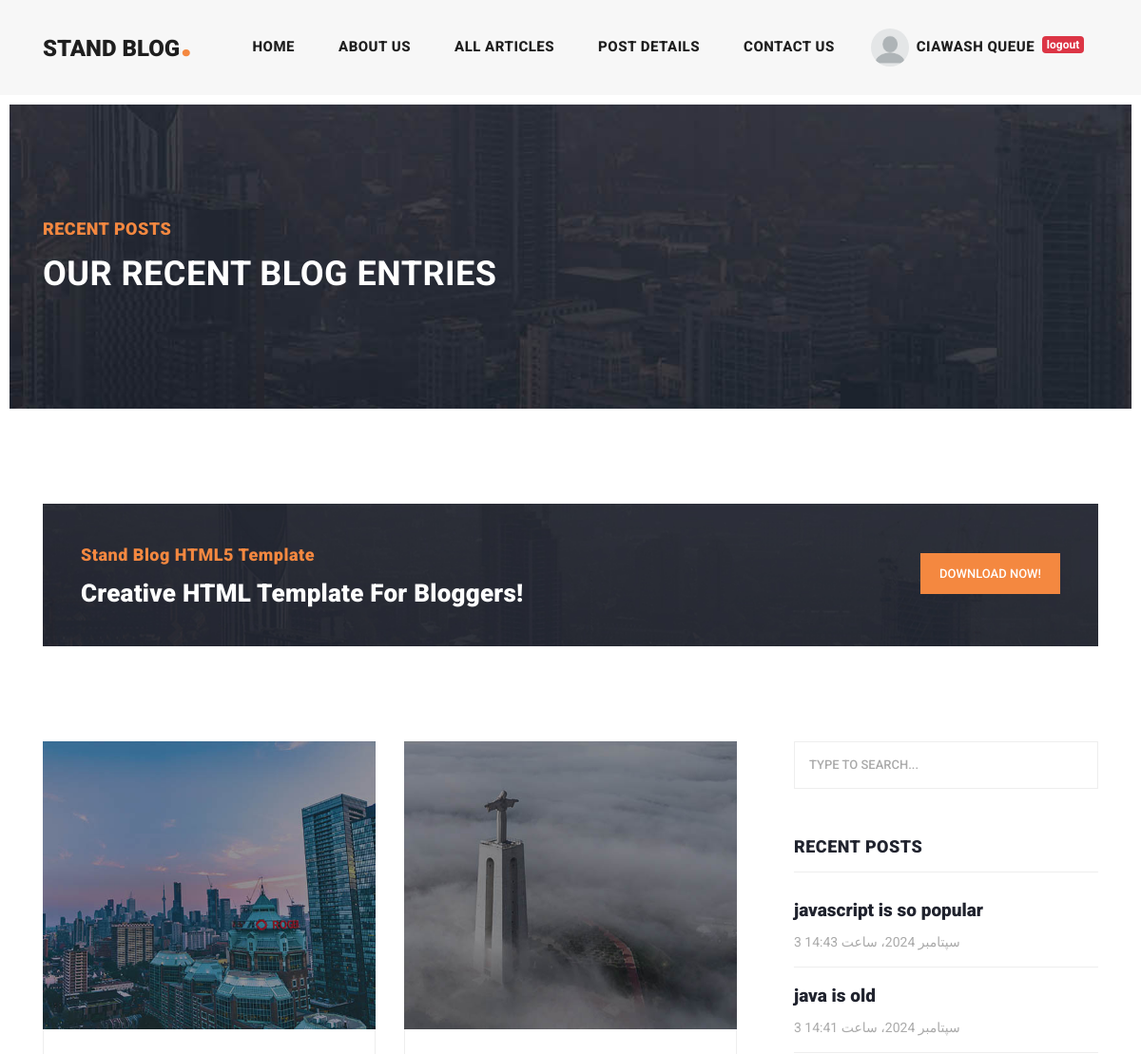
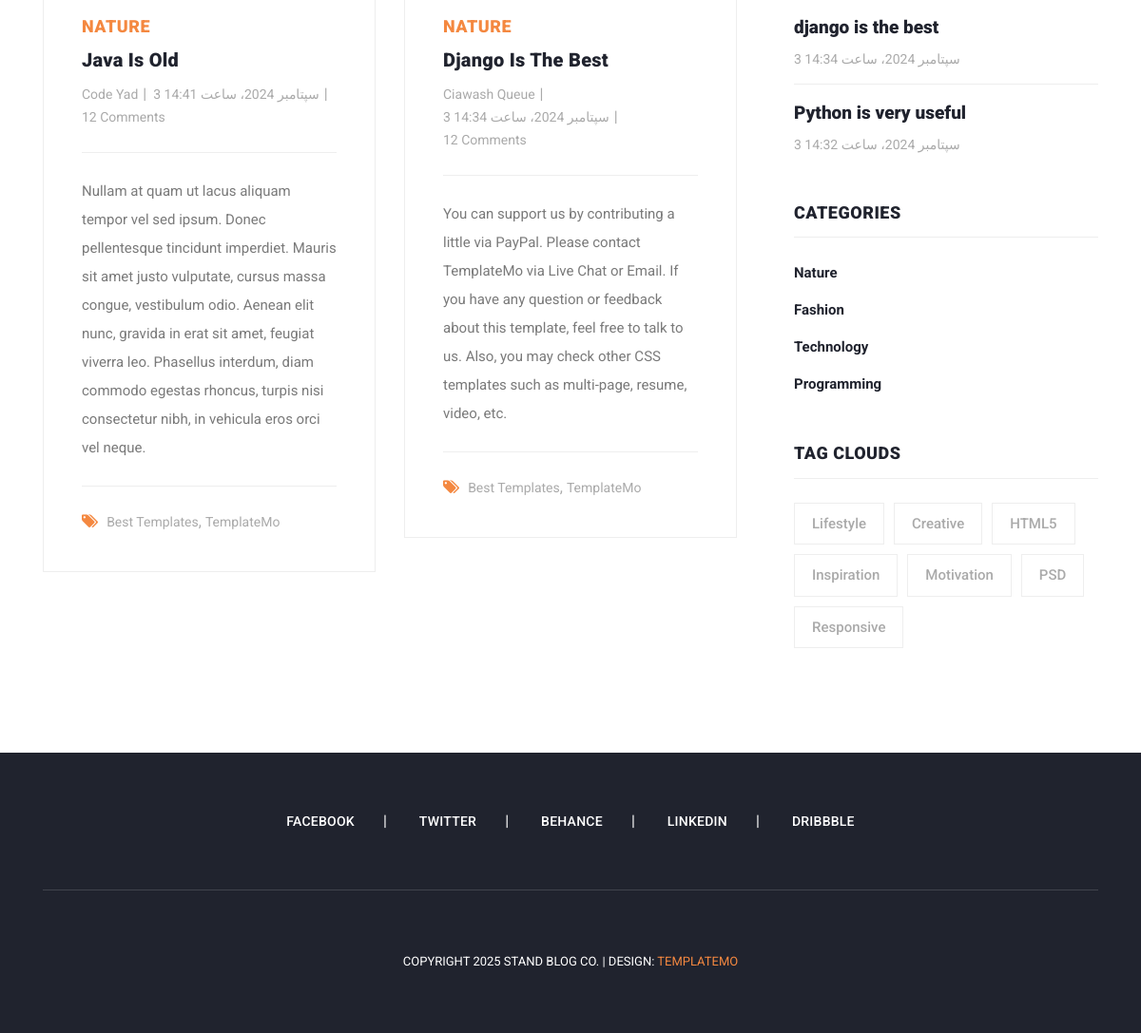
Screenshot of /articles/category/1 (signed in) with the database file from the repository (2 pictures, top to bottom).
### blog/models.py (models this page shows, shortened)
class Article(models.Model):
    author = models.ForeignKey(User, on_delete=models.CASCADE, related_name="articles")
    category = models.ManyToManyField(Category, related_name="articles")
    title = models.CharField(max_length=70, unique_for_date="pub_date")
    body = models.TextField()
    image = models.ImageField(upload_to="images/articles")
    created = models.DateTimeField(auto_now_add=True)
    updated = models.DateTimeField(auto_now=True)
    pub_date = models.DateTimeField(default=timezone.now())
    floatfield = models.FloatField(default=1)
    myfile = models.FileField(upload_to='test', null=True)
    status = models.BooleanField(default=True)
    published = models.BooleanField(default=True)
    slug = models.SlugField(blank=True, unique=True)
    objects = models.Manager()
    custom_manager = ArticleManager()
    class Meta:
        ordering = ("-created",)

class Category(models.Model):
    title = models.CharField(max_length=100)
    created = models.DateTimeField(auto_now_add=True)
    def __str__(self):
        return self.title

### blog/views.py (the view)
# urls.py: path('category/<int:pk>', views.category_detail, name="category_detail"),
def category_detail(request, pk=None):
    category = get_object_or_404(Category, id=pk)
    articles = category.articles.all()
    return render(request, "blog/articles_list.html", {"articles": articles})

### context_processors/context_processors.py (called while the page is built)
def recent_articles(request):
    recent_articles = Article.objects.order_by('-created')
    categories = Category.objects.all()
    return {"recent_articles": recent_articles, "categories": categories}

### blog/templates/blog/articles_list.html (shortened to what this page needs)
{% extends "home_app/base.html" %}
{% load static %}
{% block content %}
    <div class="heading-page header-text">
        <section class="page-heading">
          <div class="container">
            <div class="row">
              <div class="col-lg-12">
                <div class="text-content">
                  <h4>Recent Posts</h4>
                  <h2>Our Recent Blog Entries</h2>
                </div>
              </div>
            </div>
          </div>
        </section>
      </div>
      <section class="call-to-action">
        <div class="container">
          <div class="row">
            <div class="col-lg-12">
              <div class="main-content">
                <div class="row">
                  <div class="col-lg-8">
                    <span>Stand Blog HTML5 Template</span>
                    <h4>Creative HTML Template For Bloggers!</h4>
                  </div>
                  <div class="col-lg-4">
                    <div class="main-button">
                      <a href="https://templatemo.com/tm-551-stand-blog" target="_parent">Download Now!</a>
                    </div>
                  </div>
                </div>
              </div>
            </div>
          </div>
        </div>
      </section>
      <section class="blog-posts grid-system">
        <div class="container">
          <div class="row">
            <div class="col-lg-8">
              <div class="all-blog-posts">
                <div class="row">
                  {% for article in articles %}
                  <div class="col-lg-6">
                    <div class="blog-post">
                      <div class="blog-thumb">
                        <img src="{{ article.image.url }}" alt="">
                      </div>
                      <div class="down-content">
                        <span>{{ article.category.all.first }}</span>
                        <a href="post-details.html"><h4>{{ article.title }}</h4></a>
                        <ul class="post-info">
                          <li><a href="#">{{ article.author.get_full_name }}</a></li>
                          <li><a href="#">{{ article.created }}</a></li>
                          <li><a href="#">12 Comments</a></li>
                        </ul>
                        <p>{{ article.body }}</p>
                        <div class="post-options">
                          <div class="row">
                            <div class="col-lg-12">
                              <ul class="post-tags">
                                <li><i class="fa fa-tags"></i></li>
                                <li><a href="#">Best Templates</a>,</li>
                                <li><a href="#">TemplateMo</a></li>
                              </ul>
                            </div>
                          </div>
                        </div>
                      </div>
                    </div>
                  </div>
                  {% endfor %}
                  <div class="col-lg-12">
                  </div>
                </div>
              </div>
            </div>
            {% include "includes/sidebar.html" %}
          </div>
        </div>
      </section>
{% endblock %}

### home_app/templates/home_app/base.html (shortened to what this page needs)
{% load static %}
<!DOCTYPE html>
<html lang="en">
  <head>
      {% include "includes/head_references.html" %}
  </head>
  <body>
     {% include "includes/header.html" %}
    {% block content %}
    {% endblock %}
      {% include "includes/footer.html" %}
    </body>
  </html>

### home_app/templates/includes/head_references.html (shortened to what this page needs)
{% load static %}
<link href="{% static "vendor/bootstrap/css/bootstrap.min.css" %}" rel="stylesheet">
<link rel="stylesheet" href="{% static 'css/fontawesome.css' %}">
<link rel="stylesheet" href="{% static "css/templatemo-stand-blog.css" %}">
<link rel="stylesheet" href="{% static "css/owl.css" %}">

### home_app/templates/includes/header.html (shortened to what this page needs)
{% load static %}
    <header class="">
        <nav class="navbar navbar-expand-lg">
          <div class="container">
            <a class="navbar-brand" href=""><h2>Stand Blog<em>.</em></h2></a>
            <div class="collapse navbar-collapse" id="navbarResponsive">
              <ul class="navbar-nav ml-auto">
                <li class="nav-item {% if request.resolver_match.url_name == 'main' %}active{% endif %}">
                  <a class="nav-link" href="{% url "home_app:main" %}">Home
                  </a>
                </li>
                <li class="nav-item {% if request.resolver_match.url_name == 'about' %}active {% endif %}">
                  <a class="nav-link" href="{% url "home_app:about" %}">About Us</a>
                </li>
                <li class="nav-item {% if request.resolver_match.url_name == 'articles_list' %}active {% endif %}">
                  <a class="nav-link" href="{% url "blog:articles_list" %}">All Articles</a>
                </li>
                <li class="nav-item {% if request.resolver_match.url_name == 'post_details' %}active {% endif %}">
                  <a class="nav-link" href="post-details.html">Post Details</a>
                </li>
                <li class="nav-item {% if request.resolver_match.url_name == 'contact_us' %}active {% endif %}">
                  <a class="nav-link" href="{% url "blog:contact_us" %}">Contact Us</a>
                </li>
                <li class="nav-item">
                  {% if request.user.is_authenticated %}
                    <div class="d-flex">
                      {% if request.user.first_name %}
                        {% if user.profile.image %}
                          <span><img src="{{ user.profile.image.url }}" width="40px" height="40px" style="border-radius: 100%" alt=""></span>
                        {% else %}
                          <span><img src="{% static 'images/icons/defaultprofileimage.png' %}" width="40px" height="40px" style="border-radius: 100%" alt=""></span>
                        {% endif %}
                      <a class="nav-link" href="">{{ request.user.first_name }} {{ request.user.last_name }}</a>
                      {% else %}
                      <a class="nav-link" href="">{{ request.user.username }}</a>
                      {% endif %}
                      <a href="{% url 'account:logout' %}"><span class="badge badge-danger mt-2">logout</span></a>
                    </div>
                  {% else %}
                    <div class="d-flex">
                      <a class="nav-link" href="{% url 'account:login' %}" style=padding-right:0rem;>login    /</a><span class="mt-2"></span>
                      <a class="nav-link" href="{% url 'account:register' %}" style=padding-left:0.2rem;>register</a>
                    </div>
                  {% endif %}
                </li>
              </ul>
            </div>
          </div>
        </nav>
      </header>

### home_app/templates/includes/sidebar.html
<div class="col-lg-4">
    <div class="sidebar">
      <div class="row">
        <div class="col-lg-12">
          <div class="sidebar-item search">
            <form id="search_form" name="gs" method="GET" action="{% url 'blog:search_articles' %}">
              <input type="text" name="q" class="searchText" placeholder="type to search..." autocomplete="on">
            </form>
          </div>
        </div>
        <div class="col-lg-12">
          <div class="sidebar-item recent-posts">
            <div class="sidebar-heading">
              <h2>Recent Posts</h2>
            </div>
            <div class="content">
              <ul>
                {% for article in recent_articles %}
                <li><a href="{% url "blog:article_detail" article.slug %}">
                  <h5>{{ article.title }}</h5>
                  <span>{{ article.created }}</span>
                </a></li>
                {% endfor %}
              </ul>
            </div>
          </div>
        </div>
        <div class="col-lg-12">
          <div class="sidebar-item categories">
            <div class="sidebar-heading">
              <h2>Categories</h2>
            </div>
            <div class="content">
              <ul>
                {% for cat in categories %}
                <li><a href="{% url "blog:category_detail" cat.id %}">{{ cat.title }}</a></li>
                {% endfor %}
              </ul>
            </div>
          </div>
        </div>
        <div class="col-lg-12">
          <div class="sidebar-item tags">
            <div class="sidebar-heading">
              <h2>Tag Clouds</h2>
            </div>
            <div class="content">
              <ul>
                <li><a href="#">Lifestyle</a></li>
                <li><a href="#">Creative</a></li>
                <li><a href="#">HTML5</a></li>
                <li><a href="#">Inspiration</a></li>
                <li><a href="#">Motivation</a></li>
                <li><a href="#">PSD</a></li>
                <li><a href="#">Responsive</a></li>
              </ul>
            </div>
          </div>
        </div>
      </div>
    </div>
  </div>

### home_app/templates/includes/footer.html
<footer>
    <div class="container">
      <div class="row">
        <div class="col-lg-12">
          <ul class="social-icons">
            <li><a href="#">Facebook</a></li>
            <li><a href="#">Twitter</a></li>
            <li><a href="#">Behance</a></li>
            <li><a href="#">Linkedin</a></li>
            <li><a href="#">Dribbble</a></li>
          </ul>
        </div>
        <div class="col-lg-12">
          <div class="copyright-text">
            <p>Copyright 2025 Stand Blog Co.
               | Design: <a rel="nofollow" href="https://templatemo.com" target="_parent">TemplateMo</a></p>
          </div>
        </div>
      </div>
    </div>
  </footer>

### home_app/templates/includes/footer_references.html (shortened to what this page needs)
      {% load static %}

### rows the page displays
Article: image (picture), category.all.first "NATURE", title "Java Is Old", author.get_full_name "Code Yad", created "3 سپتامبر 2024، ساعت 14:41", body "Nullam at quam ut lacus aliquam tempor vel sed ipsum. Donec pellentesque tincidunt imperdiet. Mauris sit amet justo vulputate, cursus massa congue, vestibulum odio. Aenean elit nunc, gravida in erat sit amet, feugiat viverra leo. Phasellus interdum, diam commodo egestas rhoncus, turpis nisi consectetur nibh, in vehicula eros orci vel neque.", title "java is old"
Article: image (picture), category.all.first "NATURE", title "Django Is The Best", author.get_full_name "Ciawash Queue", created "3 سپتامبر 2024، ساعت 14:34", body "You can support us by contributing a little via PayPal. Please contact TemplateMo via Live Chat or Email. If you have any question or feedback about this template, feel free to talk to us. Also, you may check other CSS templates such as multi-page, resume, video, etc.", title "django is the best"
Article: title "javascript is so popular", created "3 سپتامبر 2024، ساعت 14:43"
Article: title "Python is very useful", created "3 سپتامبر 2024، ساعت 14:32"
Category: title "Nature"
Category: title "Fashion"
Category: title "Technology"
Category: title "Programming"

### other values shown
{{ request.user.first_name }} "CIAWASH"
{{ request.user.last_name }} "QUEUE"
